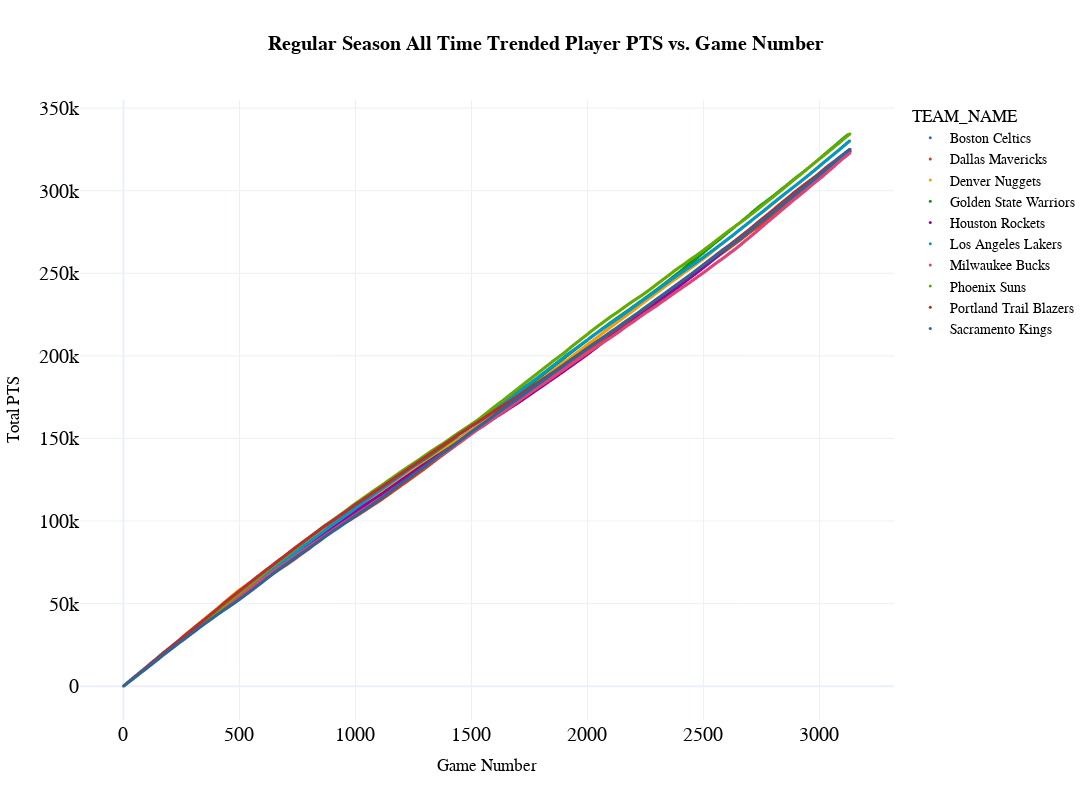

This figure's notebook cell:
### Code cell
fig = px.scatter(
  df_top, 
  x="Game Number", 
  y="Total {}".format(sort_category),
  color='TEAM_NAME',
color_discrete_map={"Atlanta Hawks":"#C8102E",
"Charlotte Bobcats":"#E35205",
"Brooklyn Nets":"#707372",
"Boston Celtics":"#007A33",
"Seattle SuperSonics":"#00653A",
"Charlotte Hornets":"#00778B",
"Buffalo Braves":"#418FDE",
"Chicago Bulls":"#BA0C2F",
"Cleveland Cavaliers":"#6F263D",
"Dallas Mavericks":"#0050B5",
"Denver Nuggets":"#1d428a",
"Detroit Pistons":"#1D4289",
"Golden State Warriors":"#1D4289",
"Houston Rockets":"#BA0C2F",
"Indiana Pacers":"#041E42",
"Los Angeles Clippers":"#0C2340",
"Los Angeles Lakers":"#6a00ed",
"Memphis Grizzlies":"#0C2340",
"Miami Heat":"#862633",
"Milwaukee Bucks":"#2C5234",
"Minnesota Timberwolves":"#236192",
"New Orleans Pelicans":"#85714d",
"New York Knicks":"#FF8200",
"Oklahoma City Thunder":"#0072CE",
"Orlando Magic":"#0057B7",
"Philadelphia 76ers":"#1D4289",
"Phoenix Suns":"#e56020",
"Portland Trail Blazers":"#C8102E",
"Sacramento Kings":"#965ddd",
"San Antonio Spurs":"#9EA2A2",
"Toronto Raptors":"#C8102E",
"Utah Jazz":"#0C2340",
"Washingotn Wizards":"#C8102E",
"Rochester Royals":"#003DA5",
"Washington Bullets":"#C8102E"},
title="<b>Regular Season All Time Trended Player {} vs. Game Number</b>".format(sort_category),
  template="plotly_white",
  hover_data=['TEAM_NAME', 'MIN', 'FGM', 'FGA', 'FG_PCT', 'FG3M', 'FG3A', 'FG3_PCT', 'FTM', 'FTA', 'OREB',
       'DREB', 'REB', 'AST', 'STL', 'BLK', 'TOV', 'PF', 'PTS', 'PLUS_MINUS', 'Season',
       'Game Number'], 
  height=800, 
  width=1200,
  )

fig.update_layout(
    title_x=0.5,
    hoverlabel=dict(
        bgcolor="white",
        font_size=16,
        font_family="PT Sans Narrow"
    ),
    yaxis = dict(tickfont = dict(size=20)),
    xaxis = dict(tickfont = dict(size=20)),
    font=dict(
        family="PT Sans Narrow",
        size=14,
        color="Black"
    ),
    title_font_family="PT Sans Narrow"
)
fig.update_traces(marker={'size': 3})

fig

### Figure 1 — Plotly figure (JSON) as saved in the notebook; plotly's stock layout.template omitted (floating-point values rounded to 4 significant figures; data arrays with more than 128 entries replaced by an {"elided": "..."} marker saying what was removed)
{"data": [{"customdata": {"elided": "3130x21 mixed values"}, "hovertemplate": "TEAM_NAME=%{customdata[0]}<br>Game Number=%{x}<br>Total PTS=%{y}<br>MIN=%{customdata[1]}<br>FGM=%{customdata[2]}<br>FGA=%{customdata[3]}<br>FG_PCT=%{customdata[4]}<br>FG3M=%{customdata[5]}<br>FG3A=%{customdata[6]}<br>FG3_PCT=%{customdata[7]}<br>FTM=%{customdata[8]}<br>FTA=%{customdata[9]}<br>OREB=%{customdata[10]}<br>DREB=%{customdata[11]}<br>REB=%{customdata[12]}<br>AST=%{customdata[13]}<br>STL=%{customdata[14]}<br>BLK=%{customdata[15]}<br>TOV=%{customdata[16]}<br>PF=%{customdata[17]}<br>PTS=%{customdata[18]}<br>PLUS_MINUS=%{customdata[19]}<br>Season=%{customdata[20]}<extra></extra>", "legendgroup": "Boston Celtics", "marker": {"color": "#3366CC", "size": 3, "symbol": "circle"}, "mode": "markers", "name": "Boston Celtics", "showlegend": true, "type": "scattergl", "x": {"elided": "3130 int values"}, "xaxis": "x", "y": {"elided": "3130 int values"}, "yaxis": "y"}, {"customdata": {"elided": "3133x21 mixed values"}, "hovertemplate": "TEAM_NAME=%{customdata[0]}<br>Game Number=%{x}<br>Total PTS=%{y}<br>MIN=%{customdata[1]}<br>FGM=%{customdata[2]}<br>FGA=%{customdata[3]}<br>FG_PCT=%{customdata[4]}<br>FG3M=%{customdata[5]}<br>FG3A=%{customdata[6]}<br>FG3_PCT=%{customdata[7]}<br>FTM=%{customdata[8]}<br>FTA=%{customdata[9]}<br>OREB=%{customdata[10]}<br>DREB=%{customdata[11]}<br>REB=%{customdata[12]}<br>AST=%{customdata[13]}<br>STL=%{customdata[14]}<br>BLK=%{customdata[15]}<br>TOV=%{customdata[16]}<br>PF=%{customdata[17]}<br>PTS=%{customdata[18]}<br>PLUS_MINUS=%{customdata[19]}<br>Season=%{customdata[20]}<extra></extra>", "legendgroup": "Dallas Mavericks", "marker": {"color": "#DC3912", "size": 3, "symbol": "circle"}, "mode": "markers", "name": "Dallas Mavericks", "showlegend": true, "type": "scattergl", "x": {"elided": "3133 int values"}, "xaxis": "x", "y": {"elided": "3133 int values"}, "yaxis": "y"}, {"customdata": {"elided": "3131x21 mixed values"}, "hovertemplate": "TEAM_NAME=%{customdata[0]}<br>Game Number=%{x}<br>Total PTS=%{y}<br>MIN=%{customdata[1]}<br>FGM=%{customdata[2]}<br>FGA=%{customdata[3]}<br>FG_PCT=%{customdata[4]}<br>FG3M=%{customdata[5]}<br>FG3A=%{customdata[6]}<br>FG3_PCT=%{customdata[7]}<br>FTM=%{customdata[8]}<br>FTA=%{customdata[9]}<br>OREB=%{customdata[10]}<br>DREB=%{customdata[11]}<br>REB=%{customdata[12]}<br>AST=%{customdata[13]}<br>STL=%{customdata[14]}<br>BLK=%{customdata[15]}<br>TOV=%{customdata[16]}<br>PF=%{customdata[17]}<br>PTS=%{customdata[18]}<br>PLUS_MINUS=%{customdata[19]}<br>Season=%{customdata[20]}<extra></extra>", "legendgroup": "Denver Nuggets", "marker": {"color": "#FF9900", "size": 3, "symbol": "circle"}, "mode": "markers", "name": "Denver Nuggets", "showlegend": true, "type": "scattergl", "x": {"elided": "3131 int values"}, "xaxis": "x", "y": {"elided": "3131 int values"}, "yaxis": "y"}, {"customdata": {"elided": "3123x21 mixed values"}, "hovertemplate": "TEAM_NAME=%{customdata[0]}<br>Game Number=%{x}<br>Total PTS=%{y}<br>MIN=%{customdata[1]}<br>FGM=%{customdata[2]}<br>FGA=%{customdata[3]}<br>FG_PCT=%{customdata[4]}<br>FG3M=%{customdata[5]}<br>FG3A=%{customdata[6]}<br>FG3_PCT=%{customdata[7]}<br>FTM=%{customdata[8]}<br>FTA=%{customdata[9]}<br>OREB=%{customdata[10]}<br>DREB=%{customdata[11]}<br>REB=%{customdata[12]}<br>AST=%{customdata[13]}<br>STL=%{customdata[14]}<br>BLK=%{customdata[15]}<br>TOV=%{customdata[16]}<br>PF=%{customdata[17]}<br>PTS=%{customdata[18]}<br>PLUS_MINUS=%{customdata[19]}<br>Season=%{customdata[20]}<extra></extra>", "legendgroup": "Golden State Warriors", "marker": {"color": "#109618", "size": 3, "symbol": "circle"}, "mode": "markers", "name": "Golden State Warriors", "showlegend": true, "type": "scattergl", "x": {"elided": "3123 int values"}, "xaxis": "x", "y": {"elided": "3123 int values"}, "yaxis": "y"}, {"customdata": {"elided": "3130x21 mixed values"}, "hovertemplate": "TEAM_NAME=%{customdata[0]}<br>Game Number=%{x}<br>Total PTS=%{y}<br>MIN=%{customdata[1]}<br>FGM=%{customdata[2]}<br>FGA=%{customdata[3]}<br>FG_PCT=%{customdata[4]}<br>FG3M=%{customdata[5]}<br>FG3A=%{customdata[6]}<br>FG3_PCT=%{customdata[7]}<br>FTM=%{customdata[8]}<br>FTA=%{customdata[9]}<br>OREB=%{customdata[10]}<br>DREB=%{customdata[11]}<br>REB=%{customdata[12]}<br>AST=%{customdata[13]}<br>STL=%{customdata[14]}<br>BLK=%{customdata[15]}<br>TOV=%{customdata[16]}<br>PF=%{customdata[17]}<br>PTS=%{customdata[18]}<br>PLUS_MINUS=%{customdata[19]}<br>Season=%{customdata[20]}<extra></extra>", "legendgroup": "Houston Rockets", "marker": {"color": "#990099", "size": 3, "symbol": "circle"}, "mode": "markers", "name": "Houston Rockets", "showlegend": true, "type": "scattergl", "x": {"elided": "3130 int values"}, "xaxis": "x", "y": {"elided": "3130 int values"}, "yaxis": "y"}, {"customdata": {"elided": "3129x21 mixed values"}, "hovertemplate": "TEAM_NAME=%{customdata[0]}<br>Game Number=%{x}<br>Total PTS=%{y}<br>MIN=%{customdata[1]}<br>FGM=%{customdata[2]}<br>FGA=%{customdata[3]}<br>FG_PCT=%{customdata[4]}<br>FG3M=%{customdata[5]}<br>FG3A=%{customdata[6]}<br>FG3_PCT=%{customdata[7]}<br>FTM=%{customdata[8]}<br>FTA=%{customdata[9]}<br>OREB=%{customdata[10]}<br>DREB=%{customdata[11]}<br>REB=%{customdata[12]}<br>AST=%{customdata[13]}<br>STL=%{customdata[14]}<br>BLK=%{customdata[15]}<br>TOV=%{customdata[16]}<br>PF=%{customdata[17]}<br>PTS=%{customdata[18]}<br>PLUS_MINUS=%{customdata[19]}<br>Season=%{customdata[20]}<extra></extra>", "legendgroup": "Los Angeles Lakers", "marker": {"color": "#0099C6", "size": 3, "symbol": "circle"}, "mode": "markers", "name": "Los Angeles Lakers", "showlegend": true, "type": "scattergl", "x": {"elided": "3129 int values"}, "xaxis": "x", "y": {"elided": "3129 int values"}, "yaxis": "y"}, {"customdata": {"elided": "3131x21 mixed values"}, "hovertemplate": "TEAM_NAME=%{customdata[0]}<br>Game Number=%{x}<br>Total PTS=%{y}<br>MIN=%{customdata[1]}<br>FGM=%{customdata[2]}<br>FGA=%{customdata[3]}<br>FG_PCT=%{customdata[4]}<br>FG3M=%{customdata[5]}<br>FG3A=%{customdata[6]}<br>FG3_PCT=%{customdata[7]}<br>FTM=%{customdata[8]}<br>FTA=%{customdata[9]}<br>OREB=%{customdata[10]}<br>DREB=%{customdata[11]}<br>REB=%{customdata[12]}<br>AST=%{customdata[13]}<br>STL=%{customdata[14]}<br>BLK=%{customdata[15]}<br>TOV=%{customdata[16]}<br>PF=%{customdata[17]}<br>PTS=%{customdata[18]}<br>PLUS_MINUS=%{customdata[19]}<br>Season=%{customdata[20]}<extra></extra>", "legendgroup": "Milwaukee Bucks", "marker": {"color": "#DD4477", "size": 3, "symbol": "circle"}, "mode": "markers", "name": "Milwaukee Bucks", "showlegend": true, "type": "scattergl", "x": {"elided": "3131 int values"}, "xaxis": "x", "y": {"elided": "3131 int values"}, "yaxis": "y"}, {"customdata": {"elided": "3131x21 mixed values"}, "hovertemplate": "TEAM_NAME=%{customdata[0]}<br>Game Number=%{x}<br>Total PTS=%{y}<br>MIN=%{customdata[1]}<br>FGM=%{customdata[2]}<br>FGA=%{customdata[3]}<br>FG_PCT=%{customdata[4]}<br>FG3M=%{customdata[5]}<br>FG3A=%{customdata[6]}<br>FG3_PCT=%{customdata[7]}<br>FTM=%{customdata[8]}<br>FTA=%{customdata[9]}<br>OREB=%{customdata[10]}<br>DREB=%{customdata[11]}<br>REB=%{customdata[12]}<br>AST=%{customdata[13]}<br>STL=%{customdata[14]}<br>BLK=%{customdata[15]}<br>TOV=%{customdata[16]}<br>PF=%{customdata[17]}<br>PTS=%{customdata[18]}<br>PLUS_MINUS=%{customdata[19]}<br>Season=%{customdata[20]}<extra></extra>", "legendgroup": "Phoenix Suns", "marker": {"color": "#66AA00", "size": 3, "symbol": "circle"}, "mode": "markers", "name": "Phoenix Suns", "showlegend": true, "type": "scattergl", "x": {"elided": "3131 int values"}, "xaxis": "x", "y": {"elided": "3131 int values"}, "yaxis": "y"}, {"customdata": {"elided": "3132x21 mixed values"}, "hovertemplate": "TEAM_NAME=%{customdata[0]}<br>Game Number=%{x}<br>Total PTS=%{y}<br>MIN=%{customdata[1]}<br>FGM=%{customdata[2]}<br>FGA=%{customdata[3]}<br>FG_PCT=%{customdata[4]}<br>FG3M=%{customdata[5]}<br>FG3A=%{customdata[6]}<br>FG3_PCT=%{customdata[7]}<br>FTM=%{customdata[8]}<br>FTA=%{customdata[9]}<br>OREB=%{customdata[10]}<br>DREB=%{customdata[11]}<br>REB=%{customdata[12]}<br>AST=%{customdata[13]}<br>STL=%{customdata[14]}<br>BLK=%{customdata[15]}<br>TOV=%{customdata[16]}<br>PF=%{customdata[17]}<br>PTS=%{customdata[18]}<br>PLUS_MINUS=%{customdata[19]}<br>Season=%{customdata[20]}<extra></extra>", "legendgroup": "Portland Trail Blazers", "marker": {"color": "#B82E2E", "size": 3, "symbol": "circle"}, "mode": "markers", "name": "Portland Trail Blazers", "showlegend": true, "type": "scattergl", "x": {"elided": "3132 int values"}, "xaxis": "x", "y": {"elided": "3132 int values"}, "yaxis": "y"}, {"customdata": {"elided": "3130x21 mixed values"}, "hovertemplate": "TEAM_NAME=%{customdata[0]}<br>Game Number=%{x}<br>Total PTS=%{y}<br>MIN=%{customdata[1]}<br>FGM=%{customdata[2]}<br>FGA=%{customdata[3]}<br>FG_PCT=%{customdata[4]}<br>FG3M=%{customdata[5]}<br>FG3A=%{customdata[6]}<br>FG3_PCT=%{customdata[7]}<br>FTM=%{customdata[8]}<br>FTA=%{customdata[9]}<br>OREB=%{customdata[10]}<br>DREB=%{customdata[11]}<br>REB=%{customdata[12]}<br>AST=%{customdata[13]}<br>STL=%{customdata[14]}<br>BLK=%{customdata[15]}<br>TOV=%{customdata[16]}<br>PF=%{customdata[17]}<br>PTS=%{customdata[18]}<br>PLUS_MINUS=%{customdata[19]}<br>Season=%{customdata[20]}<extra></extra>", "legendgroup": "Sacramento Kings", "marker": {"color": "#316395", "size": 3, "symbol": "circle"}, "mode": "markers", "name": "Sacramento Kings", "showlegend": true, "type": "scattergl", "x": {"elided": "3130 int values"}, "xaxis": "x", "y": {"elided": "3130 int values"}, "yaxis": "y"}], "layout": {"font": {"color": "Black", "family": "PT Sans Narrow", "size": 14}, "height": 800, "hoverlabel": {"bgcolor": "white", "font": {"family": "PT Sans Narrow", "size": 16}}, "legend": {"title": {"text": "TEAM_NAME"}, "tracegroupgap": 0}, "title": {"font": {"family": "PT Sans Narrow"}, "text": "<b>Regular Season All Time Trended Player PTS vs. Game Number</b>", "x": 0.5}, "width": 1200, "xaxis": {"anchor": "y", "domain": [0, 1], "tickfont": {"size": 20}, "title": {"text": "Game Number"}}, "yaxis": {"anchor": "x", "domain": [0, 1], "tickfont": {"size": 20}, "title": {"text": "Total PTS"}}}}
